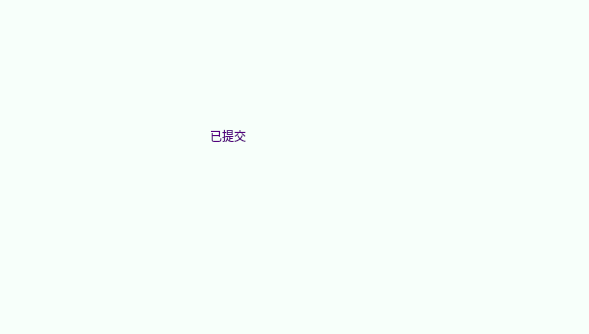
<?xml version="1.0" encoding="UTF-8"?>
<ui version="4.0">
 <class>Dialog</class>
 <widget class="QDialog" name="Dialog">
  <property name="geometry">
   <rect>
    <x>0</x>
    <y>0</y>
    <width>589</width>
    <height>334</height>
   </rect>
  </property>
  <property name="windowTitle">
   <string>Dialog</string>
  </property>
  <property name="styleSheet">
   <string notr="true">background-color: rgb(247, 255, 250);</string>
  </property>
  <widget class="QLabel" name="label">
   <property name="geometry">
    <rect>
     <x>210</x>
     <y>60</y>
     <width>191</width>
     <height>151</height>
    </rect>
   </property>
   <property name="styleSheet">
    <string notr="true">font: 36pt &quot;黑体&quot;;
color: rgb(85, 0, 127);</string>
   </property>
   <property name="text">
    <string>已提交</string>
   </property>
  </widget>
 </widget>
 <resources/>
 <connections/>
</ui>
